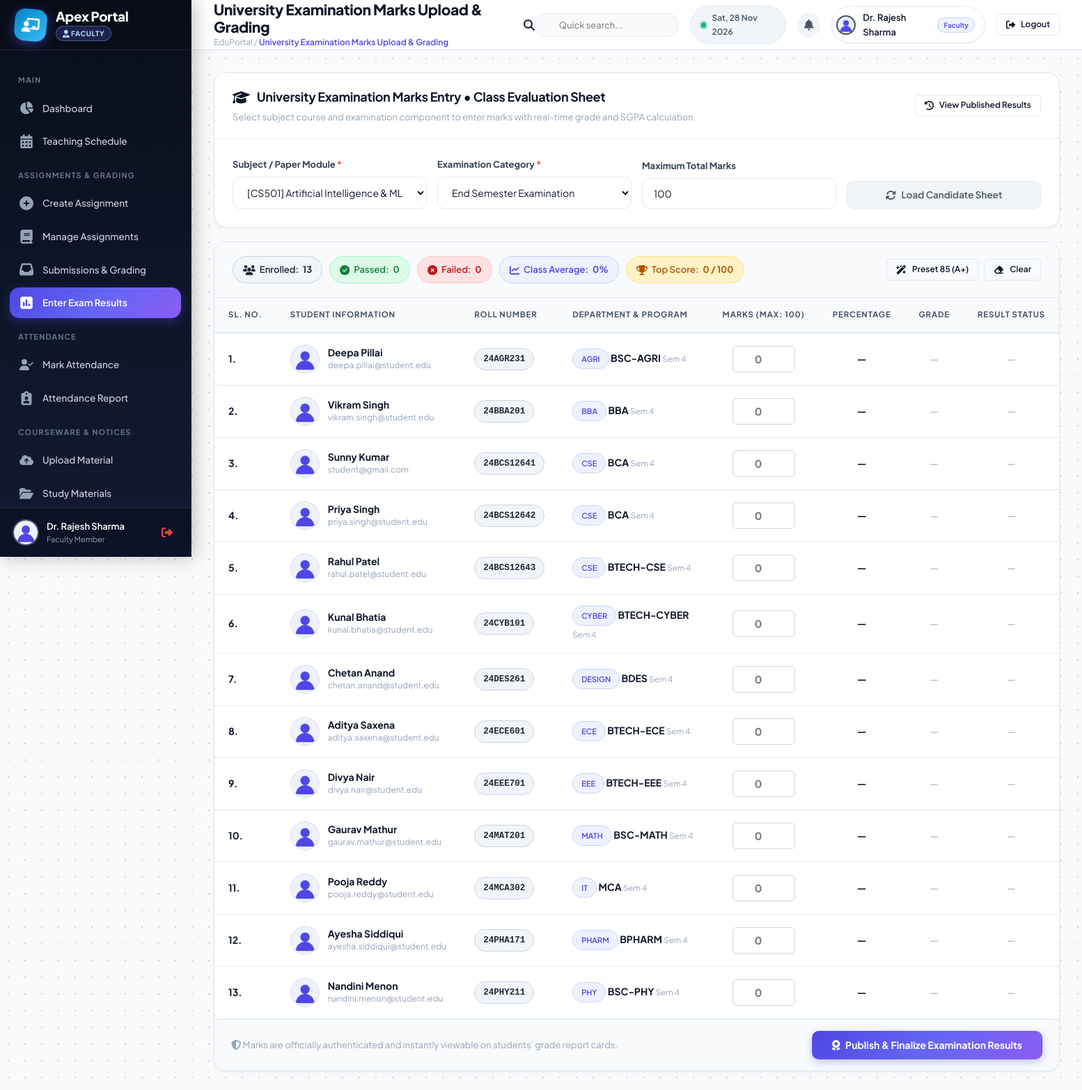
/faculty/manage_results.php (signed in, upper part), run on the app's committed database.
### tables this page shows
CREATE TABLE `students` (
  `student_id` INT AUTO_INCREMENT PRIMARY KEY,
  `user_id` INT NOT NULL UNIQUE,
  `roll_no` VARCHAR(50) NOT NULL UNIQUE,
  `department_id` INT DEFAULT NULL,
  `course_id` INT DEFAULT NULL,
  `course` VARCHAR(100) DEFAULT 'BCA',
  `semester` INT NOT NULL DEFAULT 1,
  `admission_year` INT NOT NULL DEFAULT 2024,
  `gender` ENUM('Male','Female','Other') DEFAULT 'Male',
  `dob` DATE DEFAULT NULL,
  `address` TEXT DEFAULT NULL,
  `status` ENUM('Active','Graduated','Suspended') DEFAULT 'Active',
  `profile_picture` VARCHAR(255) DEFAULT NULL,
  `created_at` TIMESTAMP DEFAULT CURRENT_TIMESTAMP,
  CONSTRAINT `fk_sp_stu_course` FOREIGN KEY (`course_id`) REFERENCES `courses` (`course_id`) ON DELETE SET NULL,
  CONSTRAINT `fk_sp_stu_user` FOREIGN KEY (`user_id`) REFERENCES `users` (`id`) ON DELETE CASCADE
);

CREATE TABLE `users` (
  `id` INT AUTO_INCREMENT PRIMARY KEY,
  `name` VARCHAR(120) NOT NULL,
  `email` VARCHAR(120) NOT NULL UNIQUE,
  `password` VARCHAR(255) NOT NULL,
  `role` ENUM('admin', 'faculty', 'student') NOT NULL DEFAULT 'student',
  `profile_picture` VARCHAR(255) DEFAULT 'default.png',
  `phone` VARCHAR(30) DEFAULT NULL,
  `created_at` TIMESTAMP DEFAULT CURRENT_TIMESTAMP
);

### faculty/manage_results.php (the view, shortened to what the rows shown need)
<?php
include("../config/db.php");
$active_exam_type = isset($_GET['exam_type']) ? escape($con, $_GET['exam_type']) : 'End Semester Examination';
$active_max_marks = isset($_GET['max_marks']) ? (int)$_GET['max_marks'] : 100;
$active_subject = null;
$active_course_code = $active_subject['course'] ?? 'BCA';
$active_sem = (int)($active_subject['semester'] ?? 4);
$sub_title_safe = escape($con, $active_subject['subject_name'] ?? '');
$roster_q = @mysqli_query($con, "
    SELECT s.student_id, s.roll_no, s.course, s.semester, s.profile_picture,
           u.name AS student_name, u.email AS student_email,
           COALESCE(d.name, 'School of Computer Science & Engineering') AS department_name,
           COALESCE(d.code, 'CSE') AS department_code,
           r.marks_obtained, r.total_marks, r.grade, r.status
    FROM students s
    JOIN users u ON s.user_id = u.id
    LEFT JOIN departments d ON s.department_id = d.department_id
    LEFT JOIN results r ON (r.student_id = s.student_id
                        AND r.subject_name = '$sub_title_safe'
                        AND r.exam_type = '$active_exam_type'
                        AND r.semester = '$active_sem')
    WHERE (s.course = '$active_course_code' OR s.semester = '$active_sem')
    ORDER BY s.roll_no ASC
");
$candidates = [];
if ($roster_q && safe_num_rows($roster_q) > 0) {
    while ($cand = safe_fetch_assoc($roster_q)) {
        $candidates[] = $cand;
    }
}
include("../includes/header.php");
include("../includes/navbar.php");
?>
<form method="POST">
    <div class="card" style="margin-bottom:28px;">
        <div class="card-body" style="padding:0;">
            <div class="table-responsive">
                <table class="custom-table" id="marksTable">
                    <thead>
                        <tr>
                            <th style="width:70px;">Sl. No.</th>
                            <th>Student Information</th>
                            <th>Roll Number</th>
                            <th>Department & Program</th>
                            <th style="text-align:center;">Marks (Max: <?php echo $active_max_marks; ?>)</th>
                            <th style="text-align:center;">Percentage</th>
                            <th style="text-align:center;">Grade</th>
                            <th style="text-align:center;">Result Status</th>
                        </tr>
                    </thead>
                    <tbody>
                        <?php if (count($candidates) > 0): ?>
                            <?php
                            $idx = 1;
                            foreach ($candidates as $c):
                                $st_id = (int)$c['student_id'];
                                $pic = !empty($c['profile_picture']) && file_exists("../uploads/profile_pictures/" . $c['profile_picture'])
                                    ? "../uploads/profile_pictures/" . $c['profile_picture']
                                    : "../assets/images/default-user.png";
                                $m_val = ($c['marks_obtained'] !== null) ? (int)$c['marks_obtained'] : '';
                                $pct_val = ($m_val !== '') ? round(($m_val / $active_max_marks) * 100, 1) : 0;
                                $g_val = $c['grade'] ?? '—';
                                $s_val = $c['status'] ?? '—';
                            ?>
                                <tr>
                                    <td><strong><?php echo $idx++; ?>.</strong></td>
                                    <td>
                                        <div class="table-user-cell">
                                            <img src="<?php echo $pic; ?>" alt="Avatar" class="table-avatar">
                                            <div>
                                                <div class="user-name"><?php echo htmlspecialchars($c['student_name']); ?></div>
                                                <div class="user-subtext"><?php echo htmlspecialchars($c['student_email'] ?? ''); ?></div>
                                            </div>
                                        </div>
                                    </td>
                                    <td>
                                        <span class="badge badge-dark" style="font-family:monospace; font-size:12.5px; font-weight:700;">
                                            <?php echo htmlspecialchars($c['roll_no']); ?>
                                        </span>
                                    </td>
                                    <td>
                                        <span class="badge badge-primary" style="font-size:11px;"><?php echo htmlspecialchars($c['department_code'] ?? 'CSE'); ?></span>
                                        <strong><?php echo htmlspecialchars($c['course']); ?></strong>
                                        <span style="font-size:11.5px; color:var(--text-muted);">Sem <?php echo $c['semester']; ?></span>
                                    </td>
                                    <td style="text-align:center;">
                                        <input type="number"
                                               name="marks_obtained[<?php echo $st_id; ?>]"
                                               class="marks-input"
                                               value="<?php echo $m_val; ?>"
                                               min="0"
                                               max="<?php echo $active_max_marks; ?>"
                                               step="1"
                                               data-sid="<?php echo $st_id; ?>"
                                               placeholder="0"
                                               oninput="calcRow(this)"
                                               onkeydown="navigateCells(event, this)">
                                    </td>
                                    <td style="text-align:center; font-weight:700;" id="pct_<?php echo $st_id; ?>">
                                        <?php echo ($m_val !== '') ? $pct_val . '%' : '—'; ?>
                                    </td>
                                    <td style="text-align:center;" id="grade_<?php echo $st_id; ?>">
                                        <?php if ($g_val === 'O' || $g_val === 'A+'): ?>
                                            <span class="grade-pill" style="background:#dcfce7; color:#15803d;"><?php echo $g_val; ?></span>
                                        <?php elseif ($g_val === 'A' || $g_val === 'B+'): ?>
                                            <span class="grade-pill" style="background:#dbeafe; color:#1d4ed8;"><?php echo $g_val; ?></span>
                                        <?php elseif ($g_val === 'B' || $g_val === 'C'): ?>
                                            <span class="grade-pill" style="background:#fef3c7; color:#b45309;"><?php echo $g_val; ?></span>
                                        <?php elseif ($g_val === 'F'): ?>
                                            <span class="grade-pill" style="background:#fee2e2; color:#b91c1c;"><?php echo $g_val; ?></span>
                                        <?php else: ?>
                                            <span style="color:#94a3b8;">—</span>
                                        <?php endif; ?>
                                    </td>
                                    <td style="text-align:center;" id="status_<?php echo $st_id; ?>">
                                        <?php if ($s_val === 'Pass'): ?>
                                            <span class="badge badge-success"><i class="fa-solid fa-check"></i> PASS</span>
                                        <?php elseif ($s_val === 'Fail'): ?>
                                            <span class="badge badge-danger"><i class="fa-solid fa-xmark"></i> FAIL</span>
                                        <?php else: ?>
                                            <span style="color:#94a3b8;">—</span>
                                        <?php endif; ?>
                                    </td>
                                </tr>
                            <?php endforeach; ?>
                        <?php endif; ?>
                    </tbody>
                </table>
            </div>
        </div>
    </div>
</form>
<?php include("../includes/footer.php"); ?>

### data on the page
students: user.name "Deepa Pillai", user.email "deepa.pillai@student.edu", roll_no "24AGR231", department_code "AGRI", course "BSC-AGRI", semester "4"
students: user.name "Vikram Singh", user.email "vikram.singh@student.edu", roll_no "24BBA201", department_code "BBA", course "BBA", semester "4"
students: user.name "Sunny Kumar", user.email "student@gmail.com", roll_no "24BCS12641", department_code "CSE", course "BCA", semester "4"
students: user.name "Priya Singh", user.email "priya.singh@student.edu", roll_no "24BCS12642", department_code "CSE", course "BCA", semester "4"
students: user.name "Rahul Patel", user.email "rahul.patel@student.edu", roll_no "24BCS12643", department_code "CSE", course "BTECH-CSE", semester "4"
students: user.name "Kunal Bhatia", user.email "kunal.bhatia@student.edu", roll_no "24CYB101", department_code "CYBER", course "BTECH-CYBER", semester "4"
students: user.name "Chetan Anand", user.email "chetan.anand@student.edu", roll_no "24DES261", department_code "DESIGN", course "BDES", semester "4"
students: user.name "Aditya Saxena", user.email "aditya.saxena@student.edu", roll_no "24ECE601", department_code "ECE", course "BTECH-ECE", semester "4"
students: user.name "Divya Nair", user.email "divya.nair@student.edu", roll_no "24EEE701", department_code "EEE", course "BTECH-EEE", semester "4"
students: user.name "Gaurav Mathur", user.email "gaurav.mathur@student.edu", roll_no "24MAT201", department_code "MATH", course "BSC-MATH", semester "4"
students: user.name "Pooja Reddy", user.email "pooja.reddy@student.edu", roll_no "24MCA302", department_code "IT", course "MCA", semester "4"
students: user.name "Ayesha Siddiqui", user.email "ayesha.siddiqui@student.edu", roll_no "24PHA171", department_code "PHARM", course "BPHARM", semester "4"
students: user.name "Nandini Menon", user.email "nandini.menon@student.edu", roll_no "24PHY211", department_code "PHY", course "BSC-PHY", semester "4"

### other printed values
$faculty_name "Dr. Rajesh Sharma"
$header_title "University Examination Marks Upload & Grading"
$user_name "Dr. Rajesh Sharma"
$user_role_label "Faculty"
count($candidates) "13"
$initial_pass "0"
$initial_fail "0"
$class_avg "0"
$highest_score "0"
$active_max_marks "100"
